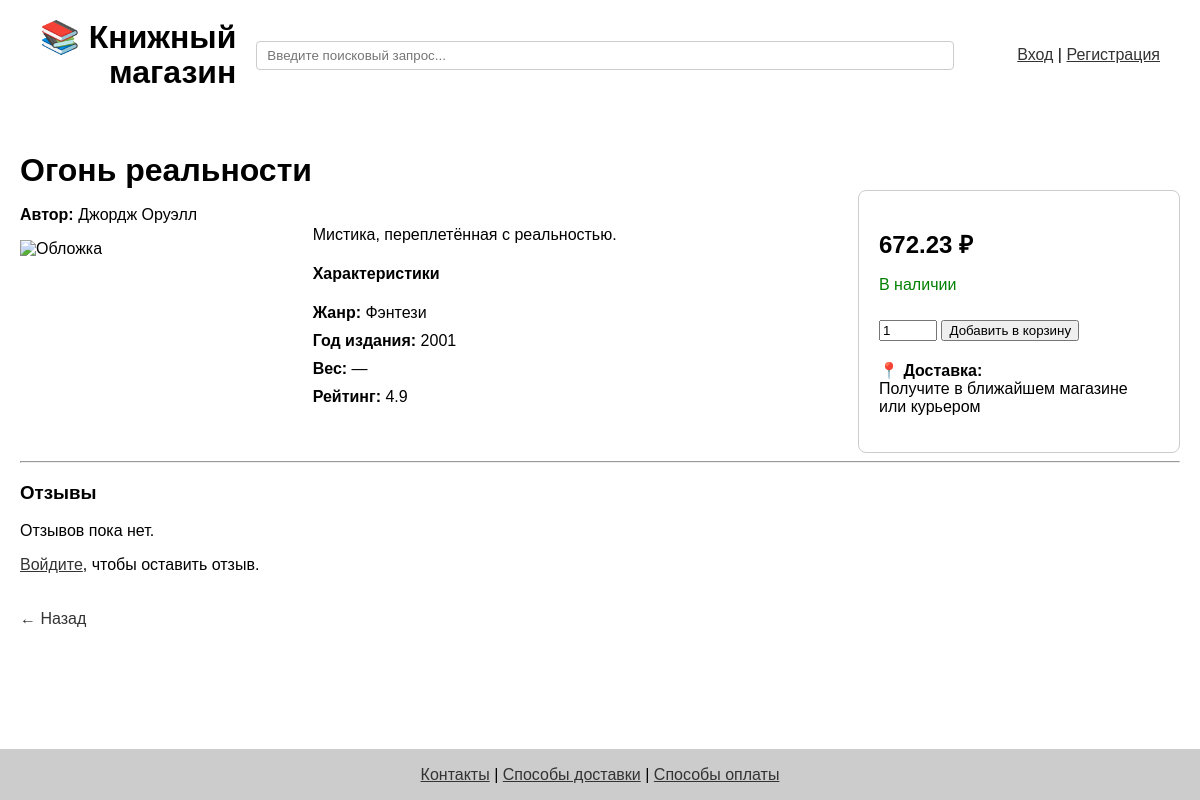
Page /book/32 on the earlier database version.
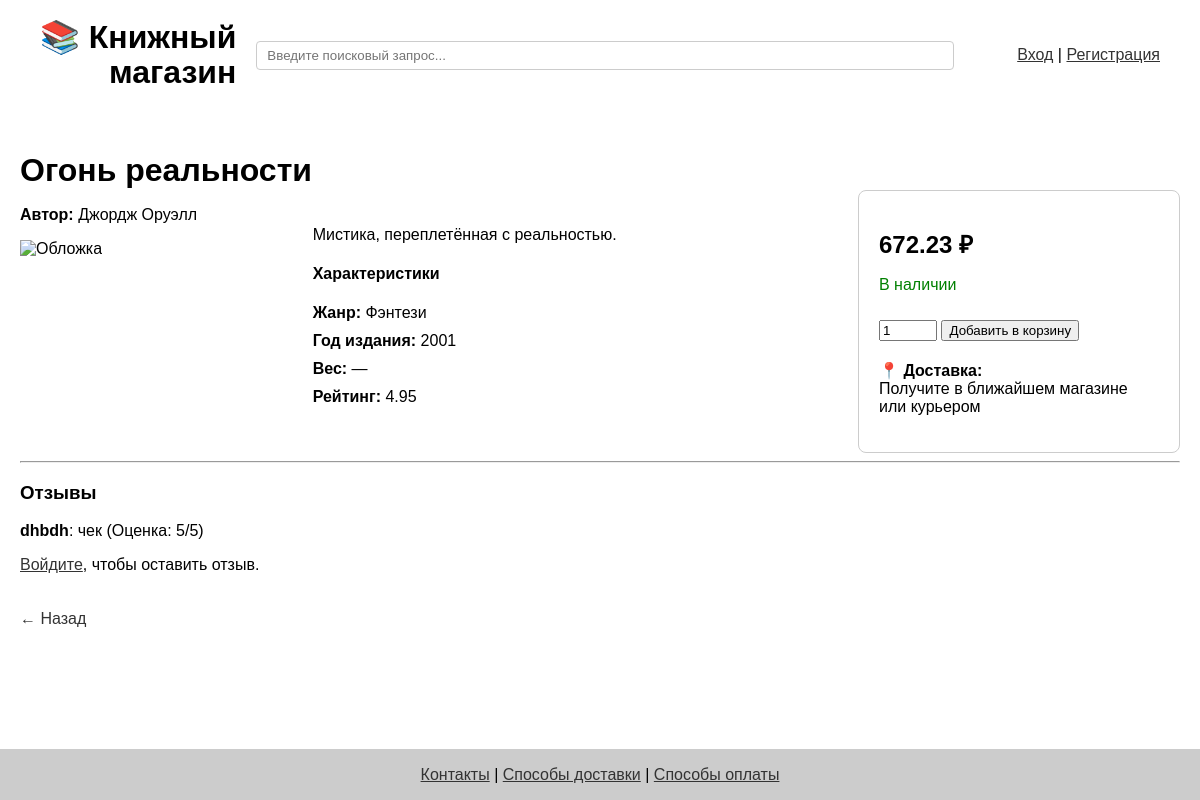
Same page on the later database version.
### app/models.py (models this page shows, shortened)
class Book(db.Model):
    id = db.Column(db.Integer, primary_key=True)
    title = db.Column(db.String(120))
    author = db.Column(db.String(120))
    year = db.Column(db.Integer)
    price = db.Column(db.Float)
    genre = db.Column(db.String(100))
    category = db.Column(db.String(100))
    cover = db.Column(db.String(255))
    description = db.Column(db.Text)
    rating = db.Column(db.Float)

class Review(db.Model):
    id = db.Column(db.Integer, primary_key=True)
    user_id = db.Column(db.Integer, db.ForeignKey('user.id', ondelete='CASCADE'), nullable=False)
    book_id = db.Column(db.Integer, db.ForeignKey('book.id'), nullable=False)
    text = db.Column(db.Text, nullable=False)
    rating = db.Column(db.Integer, nullable=False)
    book = db.relationship('Book')

class User(db.Model, UserMixin):
    id = db.Column(db.Integer, primary_key=True)
    first_name = db.Column(db.String(50), nullable=False)
    last_name = db.Column(db.String(50), nullable=False)
    full_name = f"{first_name} {last_name}"
    email = db.Column(db.String(120), unique=True, nullable=False)
    phone = db.Column(db.String(20))
    password = db.Column(db.String(100), nullable=False)
    cart_items = db.relationship('CartItem', back_populates='user', cascade='all, delete-orphan', passive_deletes=True)
    reviews = db.relationship('Review', backref='user', cascade='all, delete-orphan', passive_deletes=True)

### app/routes.py (the view, shortened to what this page needs)
@app.route('/book/<int:book_id>', methods=['GET', 'POST'])
def book_detail(book_id):
    book = Book.query.get_or_404(book_id)
    reviews = Review.query.filter_by(book_id=book_id).all()
    prev = request.args.get('prev') or request.form.get('prev') or url_for('index')
    return render_template('book_detail.html', book=book, reviews=reviews, prev=prev)

### app/routes.py (called while the page is built)
@app.context_processor
def inject_genres():
    return dict(genres=[g[0] for g in db.session.query(Book.genre).distinct() if g[0]])

### app/templates/book_detail.html (shortened to what this page needs)
{% extends 'base.html' %}
{% block content %}
{% set back_url = prev or url_for('index') %}
<h1 style="margin-bottom: 1px;">{{ book.title }}</h1>
<div style="display: flex; flex-wrap: wrap; justify-content: space-between; align-items: flex-start; gap: 20px;">
    <div style="flex: 1; min-width: 220px;">
        <p><strong>Автор:</strong> {{ book.author }}</p>
        <img src="https://media.istockphoto.com/id/162833278/nl/foto/blank-book.jpg?s=612x612&w=0&k=20&c=C-kb218UqFZ_ZdWg8ILDDcXDwpmYzwghnew_7VWZwm4="
             alt="Обложка" style="width: 100%; height: auto; max-width: 300px; margin-bottom: 15px;">
    </div>
    <div style="flex: 2; min-width: 300px; padding: 20px; text-align: left;">
        <p>{{ book.description }}</p>
        <h4>Характеристики</h4>
        <ul style="list-style: none; padding-left: 0;">
            <li><strong>Жанр:</strong> {{ book.genre or '—' }}</li>
            <li><strong>Год издания:</strong> {{ book.year }}</li>
            <li><strong>Вес:</strong> {{ book.weight or '—' }}</li>
            <li><strong>Рейтинг:</strong> {{ book.rating }}</li>
        </ul>
    </div>
    <div style="flex: 0 0 280px; border: 1px solid #ccc; padding: 20px; border-radius: 8px;">
        <p><strong style="font-size: 24px;">{{ book.price }} ₽</strong></p>
        <p><span style="color: green;">В наличии</span></p>
        <form action="{{ url_for('add_to_cart', book_id=book.id) }}" method="post">
            <input type="number" name="quantity" value="1" min="1" style="width: 50px;">
            <button type="submit" style="margin-top: 10px;">Добавить в корзину</button>
        </form>
        <p style="margin-top: 20px;">📍 <strong>Доставка:</strong><br>Получите в ближайшем магазине или курьером</p>
    </div>
</div>
<hr>
<h3>Отзывы</h3>
{% if reviews %}
    <ul style="list-style: none; padding-left: 0;">
        {% for review in reviews %}
            <li><strong>{{ review.user.first_name }}</strong>: {{ review.text }} (Оценка: {{ review.rating }}/5)</li>
        {% endfor %}
    </ul>
{% else %}
    <p>Отзывов пока нет.</p>
{% endif %}
{% if current_user.is_authenticated %}
    <form method="post" action="{{ url_for('book_detail', book_id=book.id) }}" style="margin-top: 20px;">
        <input type="hidden" name="form_type" value="review">
        <input type="hidden" name="prev" value="{{ prev }}">
        <label>Оценка:
            <select name="rating">
                {% for r in range(1, 6) %}
                    <option value="{{ r }}">{{ r }}</option>
                {% endfor %}
            </select>
        </label><br><br>
        <label>Комментарий:<br>
            <textarea name="text" required rows="4" cols="40"></textarea>
        </label><br><br>
        <button type="submit">Оставить отзыв</button>
    </form>
{% else %}
    <p><a href="{{ url_for('login') }}">Войдите</a>, чтобы оставить отзыв.</p>
{% endif %}
{% set back_url = prev or request.referrer or url_for('index') %}
<a href="{{ back_url }}" style="display: inline-block; margin-top: 20px; text-decoration: none;">← Назад</a>
    <br>
    <br>
    <br>
    <br>
{% endblock %}

Differences in the rows shown:
changed Book "Огонь реальности": rating "4.9" → "4.95"
added Review: user.first_name "dhbdh", text "чек", rating "5"
Other differences:
text no longer shown: "Отзывов пока нет."
